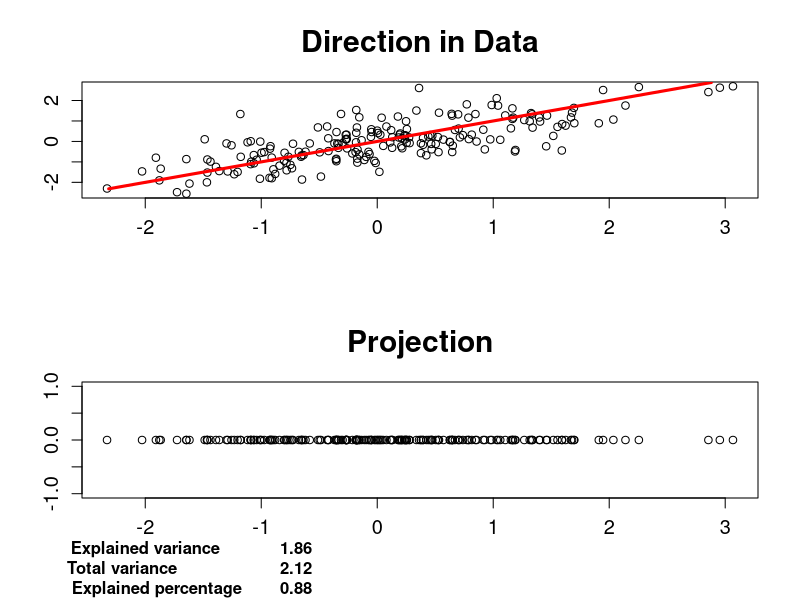
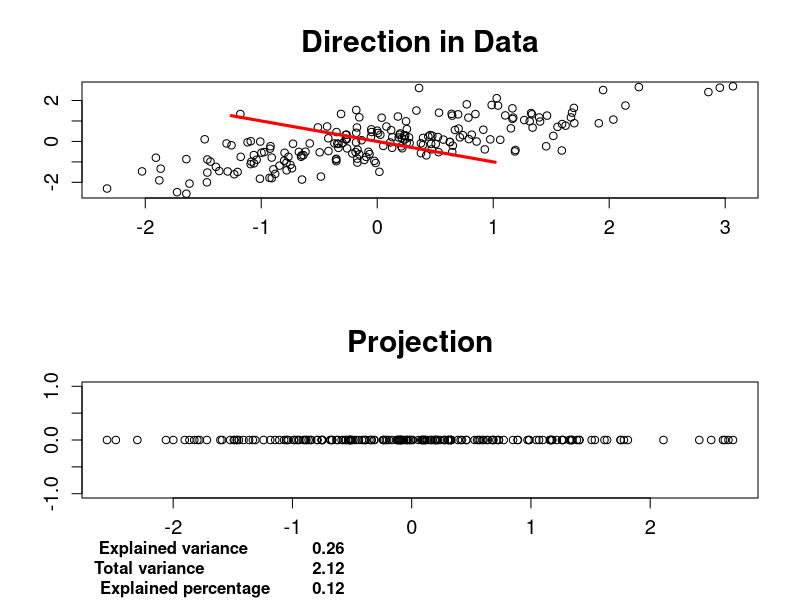

The R source for these figures, in order:

# clear all variables
rm(list = ls(all = TRUE))
graphics.off()

# install and load packages
libraries = c("mvtnorm")
lapply(libraries, function(x) if (!(x %in% installed.packages())) {
    install.packages(x)
})
lapply(libraries, library, quietly = TRUE, character.only = TRUE)

# parameter settings
set.seed(123)
n   = 200
rho = 0.5
mu  = c(0, 0)
sig = matrix(c(1, rho, rho, 1), nrow = 2)

nr  = rmvnorm(n, mu, sig)
eig = eigen(sig)
l   = eig$values
g   = eig$vectors
sh  = g %*% diag(sqrt(l)) %*% t(g)
x   = nr %*% t(sh)

direction1 = g[, 1]
direction2 = g[, 2]
norm       = c(t(direction1) %*% direction1, t(direction2) %*% direction2)
direction1 = direction1 / sqrt(norm[1])
direction2 = direction2 / sqrt(norm[2])

pd1 = sort(x %*% direction1)
d31 = pd1 %*% t(direction1)
pd2 = sort(x %*% direction2)
d32 = pd2 %*% t(direction2)
d4  = cbind(x[, 1], matrix(0, nrow = n))
d5  = cbind(x[, 2], matrix(0, nrow = n))

# plots of diection in simulated data and data projection with explained variance
dev.new()
par(mfrow = c(2, 1))
plot(x[, 1], x[, 2], , xlab = "", ylab="", main = "Direction in Data",
     cex.axis = 1.2, cex.main = 1.8)
lines(d31[, 1], d31[, 2], col = "red", lwd = 3)
plot(d4[, 1], d4[, 2], xlab = "", ylab = "", main = "Projection",
     cex.axis = 1.2, cex.main = 1.8)

varexp1  = var(pd1)
r1       = round(varexp1, 2)
w11      = toString(r1)
varexp2  = var(pd2)
r2       = round(varexp2,2)
w12      = toString(r2)
varsum   = sum(t(c(var(x[, 1]), var(x[, 2]))))
r2       = round(varsum, 2)
w2       = toString(r2)
varperc1 = varexp1 / varsum
r31      = round(varperc1, 2)
w31      = toString(r31)
varperc2 = varexp2 / varsum
r32      = round(varperc2, 2)
w32      = toString(r32)

mtext("Explained variance", side = 1, line = 2, at = -2, font = 2)
mtext(w11, side = 1, line = 2, at = -0.7, font = 2)
mtext("Total variance", side = 1, line = 3, at = -2.2, font = 2)
mtext(w2, side = 1, line = 3, at = -0.7, font = 2)
mtext("Explained percentage", side = 1, line = 4, at = -1.9, font = 2)
mtext(w31, side = 1, line = 4, at = -0.7, font = 2)

dev.new()
par(mfrow = c(2, 1))
plot(x[, 1], x[, 2], , xlab = "", ylab = "", main = "Direction in Data",
     cex.axis = 1.2, cex.main = 1.8)
lines(d32[, 1], d32[, 2], col = "red", lwd = 3)
plot(d5[, 1], d5[, 2], xlab = "", ylab = "", main = "Projection",
     cex.axis = 1.2, cex.main = 1.8)
mtext("Explained variance", side = 1, line = 2, at = -2, font = 2)
mtext(w12, side = 1, line = 2, at = -0.7, font = 2)
mtext("Total variance", side = 1, line = 3, at = -2.2, font = 2)
mtext(w2, side = 1, line = 3, at = -0.7, font = 2)
mtext("Explained percentage", side = 1, line = 4, at = -1.9, font = 2)
mtext(w32, side = 1, line = 4, at = -0.7, font = 2)
